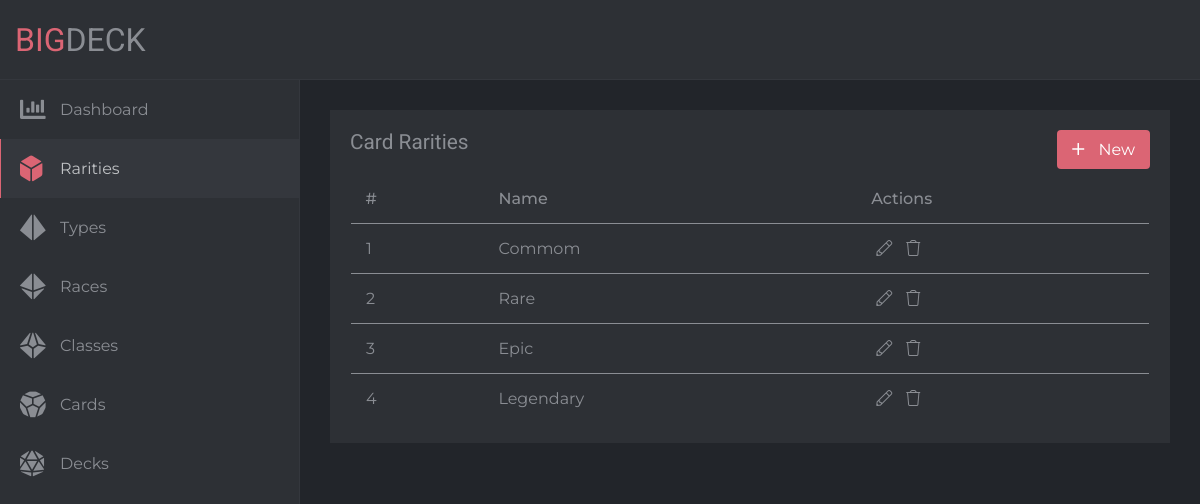
/website/bigdeck/index.php/rarities, run on the app's committed database.
### tables this page shows
CREATE TABLE `rarities` (
  `id` int(11) NOT NULL,
  `name` varchar(255) NOT NULL
);

### website/bigdeck/application/controllers/Rarities.php (called while the page is built, shortened)
<?php
class Rarities extends MY_Controller
{
    public function __construct()
    {
        $this->load->model('Rarities_model', 'rarities');
    }
    public function index()
    {
        $data['rarities'] = $this->rarities->get();
        $this->load->view('structure/header');
        $this->load->view('rarities/index', $data);
        $this->load->view('structure/footer');
    }
}

### website/bigdeck/index.php (called while the page is built, shortened)
<?php
require_once BASEPATH.'core/CodeIgniter.php';

### website/bigdeck/application/models/Rarities_model.php (called while the page is built, shortened)
<?php
class Rarities_model extends CI_Model
{
    public function get($id = null)
    {
        if ($id) {
            $query = $this->db->get_where('rarities', array('id' => $id));
            return $query->first_row();
        } else {
            $query = $this->db->get('rarities');
            return $query->result();
        }
    }
}

### website/bigdeck/application/views/rarities/index.php (the view)
<div class="row">
    <div class="col col-12">
        <div class="block primary">
            <div class="col full col-12">
                <div class="col full col-sm-8 col-10">
                    <h1 class="title normal">Card Rarities</h1>
                </div>
                <div class="col full col-sm-4 col-2">
                    <a href="<?php echo base_url('rarities/insert'); ?>" class="button icon red text small right">
                        <i class="fal fa-plus"></i>
                        New
                    </a>
                </div>
            </div>
            <table class="small text">
                <tr>
                    <th>#</th>
                    <th>Name</th>
                    <th>Actions</th>
                </tr>
                <?php if ($rarities) { ?>
                    <?php foreach ($rarities as $rarity) { ?>
                        <tr>
                            <td><?php echo $rarity->id; ?></td>
                            <td><?php echo $rarity->name; ?></td>
                            <td class="actions">
                                <a href="<?php echo base_url('rarities/update/' . $rarity->id); ?>">
                                    <i class="fal fa-pencil edit"></i>
                                </a>
                                <a href="<?php echo base_url('rarities/delete/' . $rarity->id); ?>">
                                    <i class="fal fa-trash delete"></i>
                                </a>
                            </td>
                        </tr>
                    <?php } ?>
                <?php } else { ?>
                    <tr>
                        <td colspan="3">No data found...</td>
                    </tr>
                <?php } ?>
            </table>
        </div>
    </div>
</div>

### website/bigdeck/assets/css/grid.css (style rules this page uses)
.row { width: 100%; }
.row::after { content: ''; display: table; clear: both; }
.block { padding: 20px; }
.col { float: left; padding: 10px; }
.col.full { padding: 0; }
.col-12 { width: 100%; }
.col-10 { width: 83.33333333%; }
.col-2 { width: 16.66666667%; }

### website/bigdeck/assets/css/text.css (style rules this page uses)
.title, .text { color: #8a8d93; }
.title { font-family: 'Roboto', sans-serif; }
.text { font-family: 'Montserrat', sans-serif; }
h1.title { margin-bottom: 20px; }
.normal { font-size: 1.3em; }
.small { font-size: 1em; }

### website/bigdeck/assets/css/colors.css (style rules this page uses)
.primary { background: #2D3035; }
.secondary { background: #22252A; }
.red { background: #DB6574; }

### website/bigdeck/assets/css/style.css (style rules this page uses)
* { padding: 0; margin: 0; border: 0; outline: 0; color: inherit; text-decoration: none; box-sizing: border-box; -webkit-appearance: none; font: unset; }
.right { float: right; }
html, body { width: 100%; height: 100%; }
body { min-width: 320px; }
.button { display: inline-block; padding: 10px 15px; border-radius: 4px; color: #FFFFFF; cursor: pointer; }
.button i { margin-right: 10px; }
table { width: 100%; padding: 20px; border-collapse: collapse; }
table tr { border-bottom: 1px solid; transition: background .3s ease-in-out; }
table tr:last-of-type { border-bottom: none; }
table tr th, table tr td { padding: 15px; text-align: left; }
table tr th { font-weight: 500; }
table tr td { transition: all .3s ease-in-out; }
table tr:not(:first-of-type) td:first-of-type { border-left: 1px solid transparent; }
table tr:not(:first-of-type) td:last-of-type { border-right: 1px solid transparent; }
table tr td.actions a { margin: 0 5px; }
table tr td.actions i { transition: color .3s ease-in-out; }

### data on the page
rarities: id "1", name "Commom"
rarities: id "2", name "Rare"
rarities: id "3", name "Epic"
rarities: id "4", name "Legendary"
